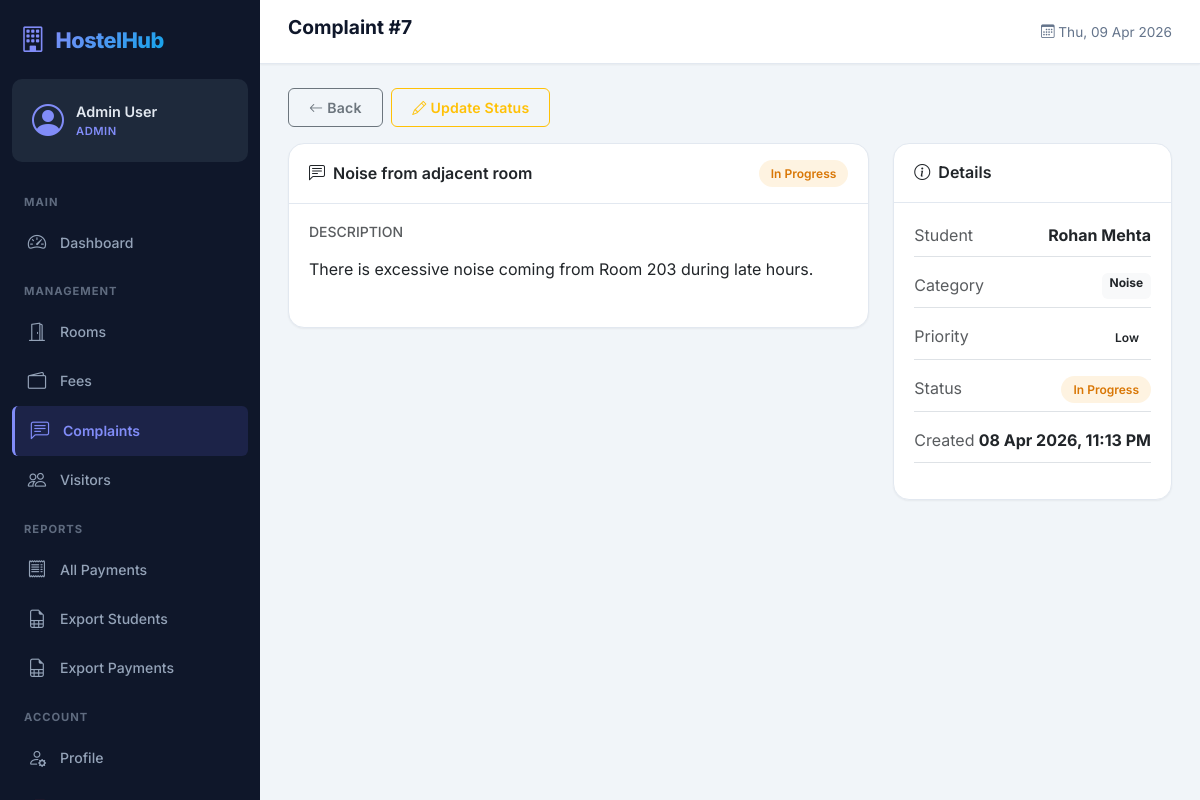
/complaints/7/ (signed in), run on the app's committed database.
### apps/accounts/models.py (models this page shows, shortened)
class CustomUser(AbstractUser):
    ROLE_CHOICES = [
        ('student', 'Student'),
        ('admin', 'Admin'),
        ('warden', 'Warden'),
    ]
    role = models.CharField(max_length=10, choices=ROLE_CHOICES, default='student')
    phone = models.CharField(max_length=15, blank=True)
    parent_phone = models.CharField(max_length=15, blank=True, verbose_name='Parent/Guardian Phone')
    address = models.TextField(blank=True)
    institution = models.CharField(max_length=200, blank=True, verbose_name='College/Institution')
    profile_pic = models.ImageField(upload_to='profile_pics/', blank=True, null=True)
    class Meta:
        verbose_name = 'User'
        verbose_name_plural = 'Users'
    @property
    def is_student(self):
        return self.role == 'student'
    @property
    def is_hostel_admin(self):
        return self.role == 'admin' or self.is_superuser

### apps/complaints/models.py (models this page shows, shortened)
class Complaint(models.Model):
    CATEGORY_CHOICES = [
        ('plumbing', 'Plumbing'),
        ('electrical', 'Electrical'),
        ('cleaning', 'Cleaning'),
        ('furniture', 'Furniture'),
        ('internet', 'Internet/WiFi'),
        ('security', 'Security'),
        ('noise', 'Noise'),
        ('other', 'Other'),
    ]
    STATUS_CHOICES = [
        ('open', 'Open'),
        ('in_progress', 'In Progress'),
        ('resolved', 'Resolved'),
        ('closed', 'Closed'),
    ]
    PRIORITY_CHOICES = [
        ('low', 'Low'),
        ('medium', 'Medium'),
        ('high', 'High'),
        ('urgent', 'Urgent'),
    ]
    student = models.ForeignKey(settings.AUTH_USER_MODEL, on_delete=models.CASCADE, related_name='complaints')
    category = models.CharField(max_length=20, choices=CATEGORY_CHOICES)
    priority = models.CharField(max_length=10, choices=PRIORITY_CHOICES, default='medium')
    subject = models.CharField(max_length=200)
    description = models.TextField()
    status = models.CharField(max_length=15, choices=STATUS_CHOICES, default='open')
    resolution_notes = models.TextField(blank=True)
    assigned_to = models.ForeignKey(
        settings.AUTH_USER_MODEL, on_delete=models.SET_NULL,
        null=True, blank=True, related_name='assigned_complaints'
    )
    created_at = models.DateTimeField(auto_now_add=True)
    updated_at = models.DateTimeField(auto_now=True)
    resolved_at = models.DateTimeField(null=True, blank=True)
    class Meta:
        ordering = ['-created_at']

### apps/complaints/views.py (the view)
# urls.py: path('<int:pk>/', views.complaint_detail, name='complaint_detail'),
@login_required
def complaint_detail(request, pk):
    if request.user.is_hostel_admin or request.user.is_warden:
        complaint = get_object_or_404(Complaint, pk=pk)
    else:
        complaint = get_object_or_404(Complaint, pk=pk, student=request.user)
    return render(request, 'complaints/complaint_detail.html', {'complaint': complaint})

### templates/complaints/complaint_detail.html (shortened to what this page needs)
{% extends 'base.html' %}
{% block page_title %}Complaint #{{ complaint.pk }}{% endblock %}
{% block content %}
<div class="mb-3">
    <a href="{% url 'complaints:complaint_list' %}" class="btn btn-sm btn-outline-secondary">
        <i class="bi bi-arrow-left me-1"></i>Back
    </a>
    {% if user.is_hostel_admin or user.is_warden %}
    <a href="{% url 'complaints:complaint_update' complaint.pk %}" class="btn btn-sm btn-outline-warning ms-1">
        <i class="bi bi-pencil me-1"></i>Update Status
    </a>
    {% endif %}
</div>
<div class="row g-4">
    <div class="col-lg-8">
        <div class="card animate-slide-up">
            <div class="card-header d-flex justify-content-between align-items-center">
                <span><i class="bi bi-chat-left-text me-2"></i>{{ complaint.subject }}</span>
                <span class="badge-status badge-{{ complaint.status }}">{{ complaint.get_status_display }}</span>
            </div>
            <div class="card-body">
                <div class="mb-4">
                    <h6 class="text-muted small text-uppercase">Description</h6>
                    <p>{{ complaint.description|linebreaks }}</p>
                </div>
            </div>
        </div>
    </div>
    <div class="col-lg-4">
        <div class="card animate-slide-up">
            <div class="card-header"><i class="bi bi-info-circle me-2"></i>Details</div>
            <div class="card-body">
                <ul class="list-unstyled">
                    <li class="mb-3 d-flex justify-content-between border-bottom pb-2">
                        <span class="text-muted">Student</span>
                        <strong>{{ complaint.student.get_full_name }}</strong>
                    </li>
                    <li class="mb-3 d-flex justify-content-between border-bottom pb-2">
                        <span class="text-muted">Category</span>
                        <span class="badge bg-light text-dark">{{ complaint.get_category_display }}</span>
                    </li>
                    <li class="mb-3 d-flex justify-content-between border-bottom pb-2">
                        <span class="text-muted">Priority</span>
                        <span class="badge-status badge-{{ complaint.priority }}">{{ complaint.get_priority_display }}</span>
                    </li>
                    <li class="mb-3 d-flex justify-content-between border-bottom pb-2">
                        <span class="text-muted">Status</span>
                        <span class="badge-status badge-{{ complaint.status }}">{{ complaint.get_status_display }}</span>
                    </li>
                    <li class="mb-3 d-flex justify-content-between border-bottom pb-2">
                        <span class="text-muted">Created</span>
                        <strong>{{ complaint.created_at|date:"d M Y, h:i A" }}</strong>
                    </li>
                </ul>
            </div>
        </div>
    </div>
</div>
{% endblock %}

### templates/base.html (shortened to what this page needs)
{% load static %}
<!DOCTYPE html>
<html lang="en" data-bs-theme="light">
<head>
    <link href="https://cdn.jsdelivr.net/npm/bootstrap@5.3.3/dist/css/bootstrap.min.css" rel="stylesheet">
    <link rel="stylesheet" href="https://cdn.jsdelivr.net/npm/bootstrap-icons@1.11.3/font/bootstrap-icons.min.css">
    <link rel="stylesheet" href="{% static 'css/style.css' %}">
</head>
<body>
    {% if user.is_authenticated %}
    <div class="app-wrapper">
        <nav class="sidebar" id="sidebar">
            <div class="sidebar-header">
                <div class="brand">
                    <i class="bi bi-building"></i>
                    <span class="brand-text">HostelHub</span>
                </div>
            </div>
            <div class="sidebar-user">
                <div class="user-avatar">
                    <i class="bi bi-person-circle"></i>
                </div>
                <div class="user-info">
                    <span class="user-name">{{ user.get_full_name|default:user.username }}</span>
                    <span class="user-role badge-role">{{ user.get_role_display }}</span>
                </div>
            </div>
            <ul class="sidebar-nav">
                <li class="nav-section">Main</li>
                <li class="nav-item {% if request.resolver_match.url_name == 'home' %}active{% endif %}">
                    <a href="{% url 'dashboard:home' %}">
                        <i class="bi bi-speedometer2"></i>
                        <span>Dashboard</span>
                    </a>
                </li>
                <li class="nav-section">Management</li>
                <li class="nav-item {% if 'rooms' in request.resolver_match.app_name %}active{% endif %}">
                    <a href="{% url 'rooms:room_list' %}">
                        <i class="bi bi-door-open"></i>
                        <span>Rooms</span>
                    </a>
                </li>
                <li class="nav-item {% if 'fees' in request.resolver_match.app_name %}active{% endif %}">
                    <a href="{% url 'fees:fee_dashboard' %}">
                        <i class="bi bi-wallet2"></i>
                        <span>Fees</span>
                    </a>
                </li>
                <li class="nav-item {% if 'complaints' in request.resolver_match.app_name %}active{% endif %}">
                    <a href="{% url 'complaints:complaint_list' %}">
                        <i class="bi bi-chat-left-text"></i>
                        <span>Complaints</span>
                    </a>
                </li>
                <li class="nav-item {% if 'visitors' in request.resolver_match.app_name %}active{% endif %}">
                    <a href="{% url 'visitors:visitor_list' %}">
                        <i class="bi bi-people"></i>
                        <span>Visitors</span>
                    </a>
                </li>
                {% if user.is_hostel_admin or user.is_warden %}
                <li class="nav-section">Reports</li>
                <li class="nav-item">
                    <a href="{% url 'fees:all_payments' %}">
                        <i class="bi bi-receipt"></i>
                        <span>All Payments</span>
                    </a>
                </li>
                <li class="nav-item">
                    <a href="{% url 'dashboard:export_csv' 'students' %}">
                        <i class="bi bi-file-earmark-spreadsheet"></i>
                        <span>Export Students</span>
                    </a>
                </li>
                <li class="nav-item">
                    <a href="{% url 'dashboard:export_csv' 'payments' %}">
                        <i class="bi bi-file-earmark-spreadsheet"></i>
                        <span>Export Payments</span>
                    </a>
                </li>
                {% endif %}
                <li class="nav-section">Account</li>
                <li class="nav-item {% if request.resolver_match.url_name == 'profile' %}active{% endif %}">
                    <a href="{% url 'accounts:profile' %}">
                        <i class="bi bi-person-gear"></i>
                        <span>Profile</span>
                    </a>
                </li>
                <li class="nav-item">
                    <a href="{% url 'accounts:logout' %}" class="text-danger">
                        <i class="bi bi-box-arrow-left"></i>
                    </a>
                </li>
            </ul>
        </nav>
        <main class="main-content">
            <header class="top-navbar">
                <h1 class="page-title">{% block page_title %}Dashboard{% endblock %}</h1>
                <div class="navbar-actions">
                    <span class="welcome-text d-none d-sm-inline">
                        <i class="bi bi-calendar3"></i>
                        {% now "D, d M Y" %}
                    </span>
                </div>
            </header>
            <div class="content-area">
                {% block content %}{% endblock %}
            </div>
        </main>
    </div>
    {% endif %}
</body>
</html>

### data on the page
CustomUser: get_full_name "Admin User", role "ADMIN"
Complaint: pk "7", subject "Noise from adjacent room", status "In Progress", description "There is excessive noise coming from Room 203 during late hours.", student.get_full_name "Rohan Mehta", category "Noise", priority "Low", created_at "08 Apr 2026, 11:13 PM"
